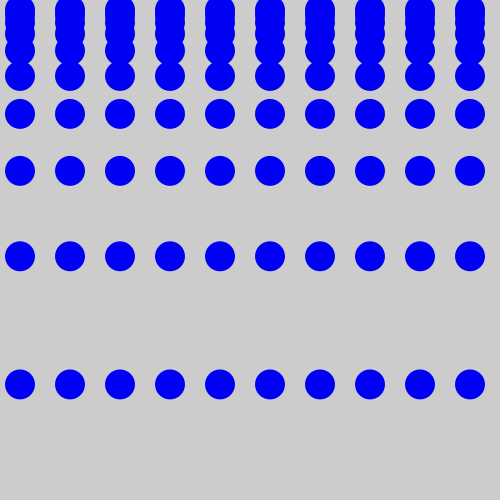
Frame 1 (no input)
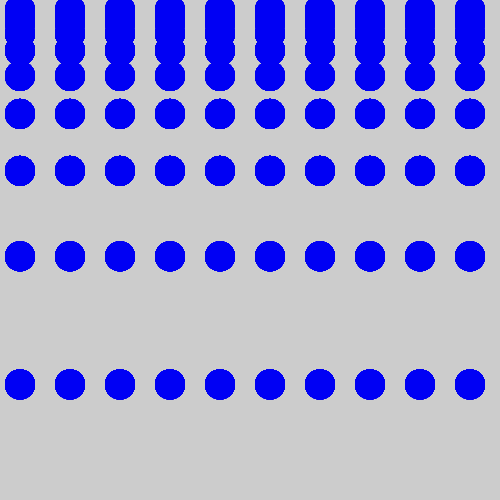
Frame 60 (the mouse pressed at the canvas centre just before this capture)
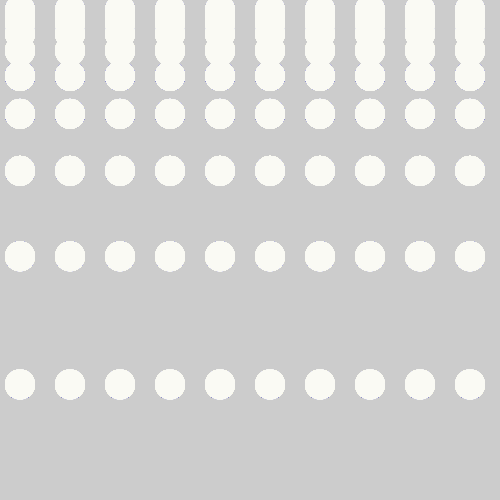
Frame 120 (the mouse held since frame 60 and released just before this capture)

The Processing sketch that drew these frames (run headless with seeded random() and noise(); from frame 60 on, the mouse is pressed at the canvas centre):

// Processing sketch: processing_146204
// ── processing_146204.pde

void setup(){
size(500, 500);
noStroke();

}

void draw(){
  
  fill(mouseX, mouseY, 244);
  
for(int k = 20; k < width; k = k + 50) {
for(float k1 = 10; k1 < height; k1 = k1 * 1.5){
  ellipse(k, k1, 30, 30);
}

}


}
